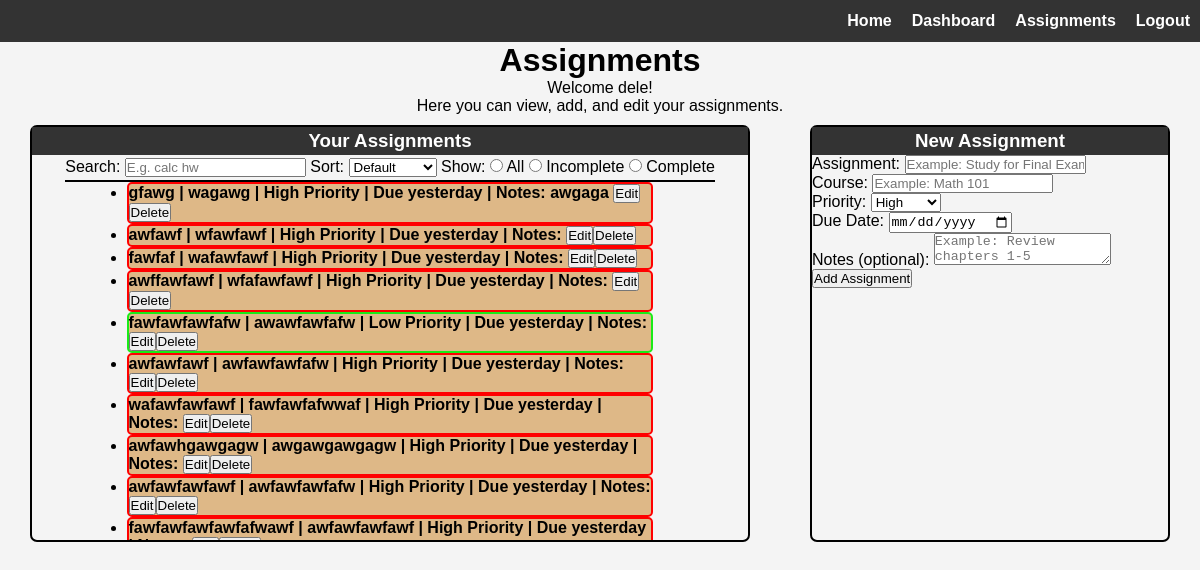
Screenshot of /assignments (signed in) with the database file from the repository.
### app/models.py (models this page shows, shortened)
class User(db.Model, UserMixin):
    id = db.Column(db.Integer, primary_key=True)
    email = db.Column(db.String(150), unique=True)
    username = db.Column(db.String(150), unique=True)
    password = db.Column(db.String(1000))
    assignments = db.relationship("Assignment")

class Assignment(db.Model):
    id = db.Column(db.Integer, primary_key=True)
    name = db.Column(db.String(150))
    course = db.Column(db.String(150))
    priority = db.Column(db.String(150))
    due_date = db.Column(db.Date)
    notes = db.Column(db.String(10000))
    completion_status = db.Column(db.Boolean, default=False)
    student = db.Column(db.Integer, db.ForeignKey('user.id'))
    def days_until_due(self):
        try:
            return (self.due_date - date.today()).days
        except ValueError:
            return 9999
    def due_label(self):
        days = self.days_until_due()
        if days < -1:
            return f"Overdue by {abs(days)}d"
        elif days == -1:
            return f"Due yesterday"
        elif days == 0:
            return "Due today"
        elif days == 1:
            return "Due tomorrow"
        elif 1 < days <= 6:
            return f"Due in {days}s"
        elif days ==7:
            return "Due in 1 week"
        else:
            return f"Due date: {self.due_date.strftime('%m/%d/%Y')}"

### app/dashboard/routes.py (the view, shortened to what this page needs)
@views.route("/assignments", methods = ["GET", "POST"])
@login_required
def assignments():
    return render_template("assignments.html", user=current_user)

### app/__init__.py (called while the page is built)
def create_app():
    app = Flask(__name__)
    app.config['SECRET_KEY'] = os.environ.get("SECRET_KEY")
    app.config['SQLALCHEMY_DATABASE_URI'] = 'sqlite:///database.db'
    db.init_app(app)
    from app.auth.routes import auth
    from app.dashboard.routes import views
    app.register_blueprint(auth, url_prefix="/auth")
    app.register_blueprint(views, url_prefix="/")
    from .models import User, Assignment
    login_manager = LoginManager()
    login_manager.login_view = "auth.login"
    login_manager.init_app(app)
    @login_manager.user_loader
    def load_user(id):
        return User.query.get(int(id))
    if not path.exists('app/' + "database.db"):
        with app.app_context():
            db.create_all()
        print('Created Database!')
    return app

### app/templates/assignments.html (shortened to what this page needs)
{% extends "index.html" %}
{% block content %}
    <div class="center">
        <h1>Assignments</h1>
        <p>Welcome {{ user.username }}!</p>
        <p>Here you can view, add, and edit your assignments.</p>
    </div>
    <div class="parent-assignment-container">
        <div class="assignments-container">
            <h3 class="center container-header">Your Assignments</h3>
            <div class="assignments-taskbar">
                <label for="search">Search: </label>
                <input type="text" id="search" placeholder="E.g. calc hw">
                <label for="sorting-method">Sort: </label>
                <select id="sorting-method">
                    <option selected>Default</option>
                </select>
                <span>Show: </span>
                <input type="radio" name="show" id="all">
                <label for="all">All</label>
                <input type="radio" name="show" id="incomplete">
                <label for="all">Incomplete</label>
                <input type="radio" name="show" id="complete">
                <label for="all">Complete</label>
            </div>
            <div class="assignments-list">
                <ul id="assignments">
                    {% for assignment in user.assignments %}
                    {% if assignment.priority == "High" %}
                    <li class="assignment high-priority">{{ assignment.name }} | {{ assignment.course }} | {{ assignment.priority }} Priority | {{ assignment.due_label()}} | Notes: {{ assignment.notes }}<form method="POST" action="/delete-assignment/{{ assignment.id }}" style="display: inline;">
                        <input type="button" value="Edit" onclick="window.location.href='/edit-assignment/{{ assignment.id }}'"><input type="submit" value="Delete">
                    </form></li>
                    {% else %}
                    <li class="assignment low-priority">{{ assignment.name }} | {{ assignment.course }} | {{ assignment.priority }} Priority | {{ assignment.due_label()}} | Notes: {{ assignment.notes }}<form method="POST" action="/delete-assignment/{{ assignment.id }}" style="display: inline;">
                        <input type="button" value="Edit" onclick="window.location.href='/edit-assignment/{{ assignment.id }}'"><input type="submit" value="Delete">
                    </form></li>
                    {% endif %}
                    {% endfor %}
                </ul>
            </div>
        </div>
        <div class="new-assignment-container">
            <form method="POST">
                <h3 class="center container-header">New Assignment</h3>
                <label for="name">Assignment:</label>
                <input type="text" name="name" id="name" placeholder="Example: Study for Final Exam" required><br>
                <label for="course">Course:</label>
                <input type="text" name="course" id="course" placeholder="Example: Math 101" required><br>
                <label for="priority">Priority:</label>
                <select name="priority" id="priority" required>
                    <option value="High" selected>High</option>
                </select><br>
                <label for="due_date">Due Date:</label>
                <input type="date" name="due_date" id="due_date" required><br>
                <label for="notes">Notes (optional):</label>
                <textarea name="notes" id="notes" placeholder="Example: Review chapters 1-5"></textarea><br>
                <input type="submit" value="Add Assignment">
            </form>
        </div>
    </div>
{% endblock %}

### app/templates/index.html (shortened to what this page needs)
<!DOCTYPE html>
<html lang="en">
    <head>
        <link rel="stylesheet" href="{{ url_for('static', filename='styles.css') }}">
    </head>
    <body>
        <nav class="navbar">
            {% if user.is_authenticated %}
            <a class = "navigation-link" href="/">Home</a>
            <a class = "navigation-link" href="/dashboard">Dashboard</a>
            <a class = "navigation-link" href="/assignments">Assignments</a>
            <a class = "navigation-link" href="/auth/logout">Logout</a>
            {% else %}
            <a class = "navigation-link" href="/">Home</a>
            <a class = "navigation-link" href="/auth/login">Login</a>
            <a class = "navigation-link" href="/auth/sign-up">Sign-Up</a>
            {% endif %}
        </nav>
        {% block content %}{% endblock %}
    </body>
</html>

### app/static/styles.css (style rules this page uses)
* { margin: 0; padding: 0; box-sizing: border-box; }
body { font-family: Arial, sans-serif; background-color: #f4f4f4; }
.navigation-link { text-decoration: none; margin: 10px; color: white; transition: all 0.3s ease; font-weight: bold; }
.navbar { display: flex; width: 100vw; height: 5vh; background-color: #333; justify-content: end; align-items: center; }
.new-assignment-container { border: 2px solid black; border-radius: 7px; width: 30%; height: 100%; padding: 0 0; margin: 0 auto; }
.assignments-container { display: flex; flex-direction: column; align-items: center; border: 2px solid black; border-radius: 7px; width: 60%; height: 100%; padding: 0 0; margin: 0 auto; }
.assignments-taskbar { padding: 3px 0; display: inline; border-bottom: 2px solid black; }
.high-priority { border: 2px solid red; }
.low-priority { border: 2px solid rgb(25, 235, 23); }
.assignments-list { width: 100%; height: 100%; overflow-y: scroll; display: flex; flex-direction: column; align-items: center; padding: 0 0; margin: 0 auto; }
.assignment { border-radius: 5px; font-weight: bold; width: 80%; transition: all 0.3s ease; margin: 0 auto; background-color: burlywood; }
.container-header { width: 100%; margin-top: 0; padding: 3px 0; background-color: #333; color: white; }
.parent-assignment-container { display: flex; width: 100vw; height: 50vh; margin: 10px auto; }
.center { text-align: center; }

### rows the page displays
User: username "dele"
Assignment: name "gfawg", course "wagawg", priority "High", due_label "Due yesterday", notes "awgaga"
Assignment: name "awfawf", course "wfawfawf", priority "High", due_label "Due yesterday"
Assignment: name "fawfaf", course "wafawfawf", priority "High", due_label "Due yesterday"
Assignment: name "awffawfawf", course "wfafawfawf", priority "High", due_label "Due yesterday"
Assignment: name "fawfawfawfafw", course "awawfawfafw", priority "Low", due_label "Due yesterday"
Assignment: name "awfawfawf", course "awfawfawfafw", priority "High", due_label "Due yesterday"
Assignment: name "wafawfawfawf", course "fawfawfafwwaf", priority "High", due_label "Due yesterday"
Assignment: name "awfawhgawgagw", course "awgawgawgagw", priority "High", due_label "Due yesterday"
Assignment: name "awfawfawfawf", course "awfawfawfafw", priority "High", due_label "Due yesterday"
Assignment: name "fawfawfawfawfafwawf", course "awfawfawfawf", priority "High", due_label "Due yesterday"
